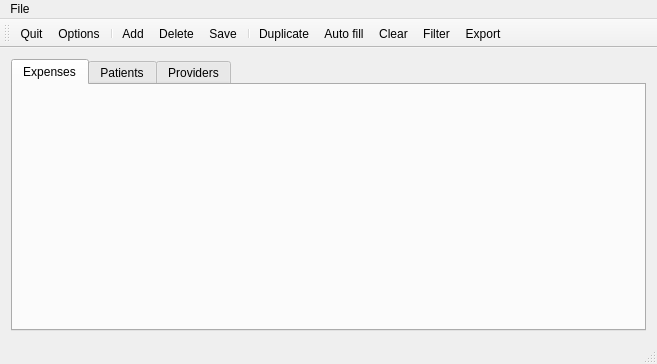
<?xml version="1.0" encoding="UTF-8"?>
<ui version="4.0">
 <class>MainWindow</class>
 <widget class="QMainWindow" name="MainWindow">
  <property name="geometry">
   <rect>
    <x>0</x>
    <y>0</y>
    <width>657</width>
    <height>364</height>
   </rect>
  </property>
  <property name="windowTitle">
   <string>Medical Claims</string>
  </property>
  <property name="windowIcon">
   <iconset resource="Resources.qrc">
    <normaloff>:/Images/Medical.png</normaloff>:/Images/Medical.png</iconset>
  </property>
  <widget class="QWidget" name="centralWidget">
   <layout class="QHBoxLayout" name="horizontalLayout">
    <item>
     <widget class="QTabWidget" name="tabWidget">
      <property name="currentIndex">
       <number>0</number>
      </property>
      <widget class="PageExpenses" name="tabExpenses">
       <attribute name="title">
        <string>Expenses</string>
       </attribute>
      </widget>
      <widget class="PagePatients" name="tabPatients">
       <attribute name="title">
        <string>Patients</string>
       </attribute>
      </widget>
      <widget class="PageProviders" name="tabProviders">
       <attribute name="title">
        <string>Providers</string>
       </attribute>
      </widget>
     </widget>
    </item>
   </layout>
  </widget>
  <widget class="QMenuBar" name="menuBar">
   <property name="geometry">
    <rect>
     <x>0</x>
     <y>0</y>
     <width>657</width>
     <height>22</height>
    </rect>
   </property>
   <widget class="QMenu" name="menuFile">
    <property name="title">
     <string>File</string>
    </property>
    <addaction name="actionAbout"/>
    <addaction name="actionOptions"/>
   </widget>
   <addaction name="menuFile"/>
  </widget>
  <widget class="QToolBar" name="mainToolBar">
   <property name="toolButtonStyle">
    <enum>Qt::ToolButtonTextUnderIcon</enum>
   </property>
   <attribute name="toolBarArea">
    <enum>TopToolBarArea</enum>
   </attribute>
   <attribute name="toolBarBreak">
    <bool>false</bool>
   </attribute>
   <addaction name="actionQuit"/>
   <addaction name="actionOptions"/>
   <addaction name="separator"/>
   <addaction name="actionAdd"/>
   <addaction name="actionDel"/>
   <addaction name="actionSave"/>
   <addaction name="separator"/>
   <addaction name="actionDuplicate"/>
   <addaction name="actionAutoFill"/>
   <addaction name="actionClear"/>
   <addaction name="actionFilter"/>
   <addaction name="actionExport"/>
  </widget>
  <widget class="QStatusBar" name="statusBar"/>
  <action name="actionAdd">
   <property name="icon">
    <iconset resource="Resources.qrc">
     <normaloff>:/Images/Add.png</normaloff>:/Images/Add.png</iconset>
   </property>
   <property name="text">
    <string>Add</string>
   </property>
   <property name="toolTip">
    <string>Add record</string>
   </property>
  </action>
  <action name="actionQuit">
   <property name="icon">
    <iconset resource="Resources.qrc">
     <normaloff>:/Images/Exit.png</normaloff>:/Images/Exit.png</iconset>
   </property>
   <property name="text">
    <string>Quit</string>
   </property>
   <property name="toolTip">
    <string>Quit</string>
   </property>
  </action>
  <action name="actionDel">
   <property name="icon">
    <iconset resource="Resources.qrc">
     <normaloff>:/Images/Minus.png</normaloff>:/Images/Minus.png</iconset>
   </property>
   <property name="text">
    <string>Delete</string>
   </property>
   <property name="toolTip">
    <string>Delete record</string>
   </property>
  </action>
  <action name="actionOptions">
   <property name="icon">
    <iconset resource="Resources.qrc">
     <normaloff>:/Images/Options.png</normaloff>:/Images/Options.png</iconset>
   </property>
   <property name="text">
    <string>Options</string>
   </property>
   <property name="toolTip">
    <string>Options</string>
   </property>
  </action>
  <action name="actionSave">
   <property name="icon">
    <iconset resource="Resources.qrc">
     <normaloff>:/Images/Save.png</normaloff>:/Images/Save.png</iconset>
   </property>
   <property name="text">
    <string>Save</string>
   </property>
   <property name="toolTip">
    <string>Save</string>
   </property>
  </action>
  <action name="actionExport">
   <property name="icon">
    <iconset resource="Resources.qrc">
     <normaloff>:/Images/Export.png</normaloff>:/Images/Export.png</iconset>
   </property>
   <property name="text">
    <string>Export</string>
   </property>
   <property name="toolTip">
    <string>Export selected records</string>
   </property>
  </action>
  <action name="actionAbout">
   <property name="text">
    <string>About</string>
   </property>
  </action>
  <action name="actionDuplicate">
   <property name="icon">
    <iconset resource="Resources.qrc">
     <normaloff>:/Images/Copy.png</normaloff>:/Images/Copy.png</iconset>
   </property>
   <property name="text">
    <string>Duplicate</string>
   </property>
   <property name="toolTip">
    <string>Duplicate selected rows</string>
   </property>
  </action>
  <action name="actionAutoFill">
   <property name="icon">
    <iconset resource="Resources.qrc">
     <normaloff>:/Images/AutoFill.png</normaloff>:/Images/AutoFill.png</iconset>
   </property>
   <property name="text">
    <string>Auto fill</string>
   </property>
   <property name="toolTip">
    <string>Auto fill the selected cells</string>
   </property>
  </action>
  <action name="actionFilter">
   <property name="checkable">
    <bool>true</bool>
   </property>
   <property name="icon">
    <iconset resource="Resources.qrc">
     <normaloff>:/Images/Filter.png</normaloff>:/Images/Filter.png</iconset>
   </property>
   <property name="text">
    <string>Filter</string>
   </property>
   <property name="toolTip">
    <string>Filter</string>
   </property>
   <property name="shortcut">
    <string>Ctrl+F</string>
   </property>
  </action>
  <action name="actionClear">
   <property name="icon">
    <iconset resource="Resources.qrc">
     <normaloff>:/Images/Clear.png</normaloff>:/Images/Clear.png</iconset>
   </property>
   <property name="text">
    <string>Clear</string>
   </property>
   <property name="shortcut">
    <string>Del</string>
   </property>
  </action>
 </widget>
 <layoutdefault spacing="6" margin="11"/>
 <customwidgets>
  <customwidget>
   <class>PagePatients</class>
   <extends>QWidget</extends>
   <header>PagePatients.h</header>
   <container>1</container>
  </customwidget>
  <customwidget>
   <class>PageProviders</class>
   <extends>QWidget</extends>
   <header>PageProviders.h</header>
   <container>1</container>
  </customwidget>
  <customwidget>
   <class>PageExpenses</class>
   <extends>QWidget</extends>
   <header>PageExpenses.h</header>
   <container>1</container>
  </customwidget>
 </customwidgets>
 <resources>
  <include location="Resources.qrc"/>
 </resources>
 <connections>
  <connection>
   <sender>actionQuit</sender>
   <signal>triggered()</signal>
   <receiver>MainWindow</receiver>
   <slot>close()</slot>
   <hints>
    <hint type="sourcelabel">
     <x>-1</x>
     <y>-1</y>
    </hint>
    <hint type="destinationlabel">
     <x>199</x>
     <y>149</y>
    </hint>
   </hints>
  </connection>
 </connections>
</ui>
